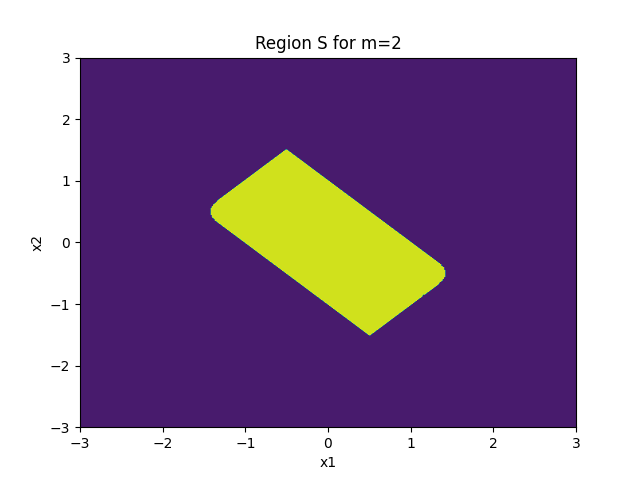

Source code (Python):
# Visualization of the set S for m = 2
# S = {(x1,x2) : |x1 cos(t) + x2 cos(2t)| <= 1 for all |t| <= pi/3}

import numpy as np
import matplotlib.pyplot as plt

# Discretize t
t_vals = np.linspace(-np.pi/3, np.pi/3, 400)

# Create grid in (x1, x2)
x1 = np.linspace(-3, 3, 400)
x2 = np.linspace(-3, 3, 400)
X1, X2 = np.meshgrid(x1, x2)

# Check constraint
mask = np.ones_like(X1, dtype=bool)

for t in t_vals:
    p = X1 * np.cos(t) + X2 * np.cos(2*t)
    mask &= (np.abs(p) <= 1)

# Plot region
plt.figure()
plt.contourf(X1, X2, mask.astype(int))
plt.xlabel("x1")
plt.ylabel("x2")
plt.title("Region S for m=2")
plt.savefig('test.png')
